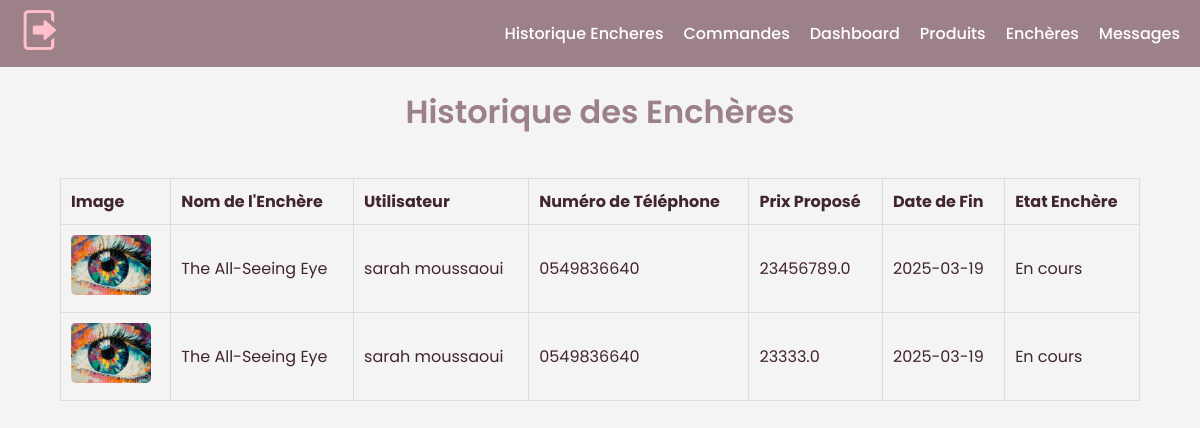
/admin/historique_encheres, run on an earlier commit of the app's database.
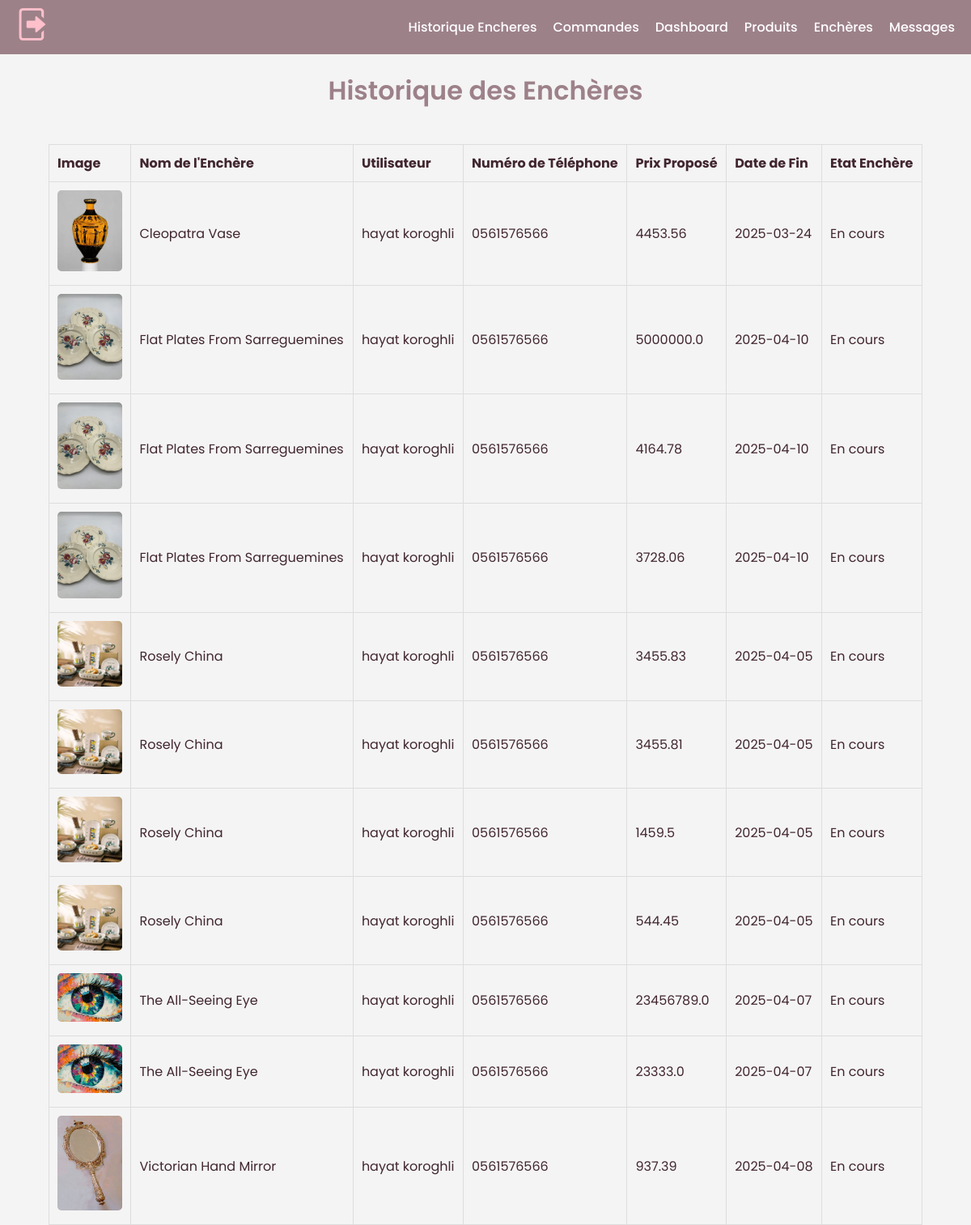
And on a later commit of the database.
### tables this page shows
CREATE TABLE historique_enchere (
            id_enchere INTEGER NOT NULL,
            id_user INTEGER,
            proposed_price REAL NOT NULL,
            FOREIGN KEY (id_user) REFERENCES users(id),
            FOREIGN KEY (id_enchere) REFERENCES enchere(id),
            PRIMARY KEY (id_enchere, id_user, proposed_price)
            
        );

CREATE TABLE enchere (
            id_enchere INTEGER PRIMARY KEY AUTOINCREMENT,
            name TEXT NOT NULL,
            etat TEXT NOT NULL DEFAULT 'En cours',
            description TEXT NOT NULL,
            image_url TEXT, 
            prix REAL NOT NULL,
            date_fin DATE NOT NULL,
            adresse TEXT NOT NULL
        );

CREATE TABLE users (
            id INTEGER PRIMARY KEY AUTOINCREMENT,
            FirstName TEXT NOT NULL,
            LastName TEXT NOT NULL,
            Email TEXT UNIQUE NOT NULL,
            phoneNum TEXT NOT NULL,
            password TEXT NOT NULL, 
            is_admin INTEGER NOT NULL DEFAULT 0 CHECK(is_admin IN (0,1))  
        );

### app.py (the view)
@app.route("/admin/historique_encheres", methods=["GET"])
def historique_encheres():
    conn = get_db()
    cursor = conn.cursor()
    cursor.execute("""
        SELECT
            e.image_url,
            e.name AS enchere_name,
            e.date_fin,
            u.FirstName || ' ' || u.LastName AS user_full_name,
            u.phoneNum,
            h.proposed_price,
            e.etat
        FROM historique_enchere h
        JOIN enchere e ON h.id_enchere = e.id_enchere
        JOIN users u ON h.id_user = u.id
        ORDER BY e.name, h.proposed_price DESC, e.date_fin DESC
    """)
    historique = cursor.fetchall()
    conn.close()
    return render_template("historique_encheres.html", historique=historique)

### app.py (called while the page is built)
def get_db():
    db_path = "database.db"  # Assure-toi que c'est bien le bon fichier
    print(f"Using database: {os.path.abspath(db_path)}")  # Ajout du print
    conn = sqlite3.connect(db_path)
    conn.row_factory = sqlite3.Row
    return conn

### templates/historique_encheres.html (shortened to what this page needs)
<!DOCTYPE html>
<html lang="fr">
  <head>
    <link
      rel="stylesheet"
      href="{{ url_for('static', filename='admin_enchere.css') }}" />
  </head>
  <body>
    <nav class="navbar">
      <a href="{{ url_for('logout') }}" class="logout-btn">
        <img
          src="{{ url_for('static', filename='img/logout.png') }}"
          alt="Logout" />
      </a>
      <ul class="nav-links">
        <li>
          <a href="{{ url_for('historique_encheres') }}">Historique Encheres</a>
        </li>
        <li><a href="{{ url_for('admin_orders') }}">Commandes</a></li>
        <li><a href="{{ url_for('home_admin') }}">Dashboard</a></li>
        <li><a href="{{ url_for('gestion_produits') }}">Produits</a></li>
        <li><a href="{{ url_for('gestion_encheres') }}">Enchères</a></li>
        <li><a href="{{ url_for('admin_messages') }}">Messages</a></li>
      </ul>
    </nav>
    <h1>Historique des Enchères</h1>
    <div class="table-container">
      <table class="historique-table">
        <thead>
          <tr>
            <th>Image</th>
            <th>Nom de l'Enchère</th>
            <th>Utilisateur</th>
            <th>Numéro de Téléphone</th>
            <th>Prix Proposé</th>
            <th>Date de Fin</th>
            <th>Etat Enchère</th>
          </tr>
        </thead>
        <tbody>
          {% for item in historique %}
          <tr>
            <td>
              <img
                src="{{ url_for('static', filename=item.image_url) }}"
                alt="{{ item.enchere_name }}" />
            </td>
            <td>{{ item.enchere_name }}</td>
            <td>{{ item.user_full_name }}</td>
            <td>{{ item.phoneNum }}</td>
            <td>{{ item.proposed_price}}</td>
            <td>{{ item.date_fin }}</td>
            <td>{{item.etat}}</td>
          </tr>
          {% else %}
          <tr>
            <td colspan="5">Aucun historique disponible.</td>
          </tr>
          {% endfor %}
        </tbody>
      </table>
    </div>
  </body>
</html>

### static/admin_enchere.css (style rules this page uses)
body { font-family: "Poppins", sans-serif; background-color: #f4f4f4; margin: 0; padding: 0px; text-align: center; color: #41262e; }
h1, h2 { color: #9d8189; font-weight: 600; }
a { text-decoration: none; color: #7b313d; transition: color 0.3s ease; }
ul { list-style: none; }
.navbar { display: flex; align-items: center; justify-content: space-between; background-color: #9d8189; padding: 10px 20px; }
.nav-links { list-style: none; margin: 0; padding: 0; display: flex; }
.nav-links li { margin-left: 20px; }
.nav-links a { color: white; text-decoration: none; font-weight: 500; }
.logout-btn img { width: 40px; height: auto; cursor: pointer; transition: opacity 0.3s ease; }
.historique-table { width: 100%; border-collapse: collapse; margin-top: 20px; }
.historique-table th, .historique-table td { border: 1px solid #ddd; padding: 10px; text-align: left; }
.historique-table th { background-color: #f4f4f4; font-weight: bold; }
.historique-table img { width: 80px; height: auto; border-radius: 5px; }
.table-container { width: 90%; margin: auto; overflow-x: auto; }

What changed in the data, as far as the page shows it:
added historique_enchere: name (picture), enchere_name "Cleopatra Vase", user_full_name "hayat koroghli", phoneNum "0561576566", proposed_price "4453.56", date_fin "2025-03-24", etat "En cours"
added historique_enchere: name (picture), enchere_name "Flat Plates From Sarreguemines", user_full_name "hayat koroghli", phoneNum "0561576566", proposed_price "5000000.0", date_fin "2025-04-10", etat "En cours"
added historique_enchere: name (picture), enchere_name "Flat Plates From Sarreguemines", user_full_name "hayat koroghli", phoneNum "0561576566", proposed_price "4164.78", date_fin "2025-04-10", etat "En cours"
added historique_enchere: name (picture), enchere_name "Flat Plates From Sarreguemines", user_full_name "hayat koroghli", phoneNum "0561576566", proposed_price "3728.06", date_fin "2025-04-10", etat "En cours"
added historique_enchere: name (picture), enchere_name "Rosely China", user_full_name "hayat koroghli", phoneNum "0561576566", proposed_price "3455.83", date_fin "2025-04-05", etat "En cours"
added historique_enchere: name (picture), enchere_name "Rosely China", user_full_name "hayat koroghli", phoneNum "0561576566", proposed_price "3455.81", date_fin "2025-04-05", etat "En cours"
added historique_enchere: name (picture), enchere_name "Rosely China", user_full_name "hayat koroghli", phoneNum "0561576566", proposed_price "1459.5", date_fin "2025-04-05", etat "En cours"
added historique_enchere: name (picture), enchere_name "Rosely China", user_full_name "hayat koroghli", phoneNum "0561576566", proposed_price "544.45", date_fin "2025-04-05", etat "En cours"
changed through a linked row, historique_enchere (number 9 of 11 on the later page): user_full_name "sarah moussaoui" → "hayat koroghli"; phoneNum "0549836640" → "0561576566"; date_fin "2025-03-19" → "2025-04-07"
changed through a linked row, historique_enchere (number 10 of 11 on the later page): user_full_name "sarah moussaoui" → "hayat koroghli"; phoneNum "0549836640" → "0561576566"; date_fin "2025-03-19" → "2025-04-07"
added historique_enchere: name (picture), enchere_name "Victorian Hand Mirror", user_full_name "hayat koroghli", phoneNum "0561576566", proposed_price "937.39", date_fin "2025-04-08", etat "En cours"
